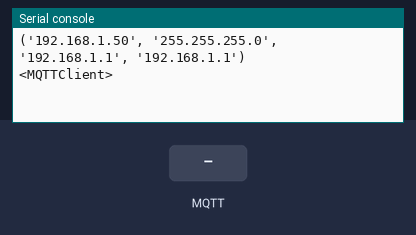
Simulated run of this program. Board: ESP32 board running MicroPython. Parts: the last lines printed to the serial console. Inputs (shaded band) come from the test bench. WiFi joins after 1.5 s; no MQTT or app messages arrive unless stated.

Above: at 3.3 s.
3.4 s: MQTT message "0.0.0.0" arrives on the first subscribed topic
At 3.9 s:
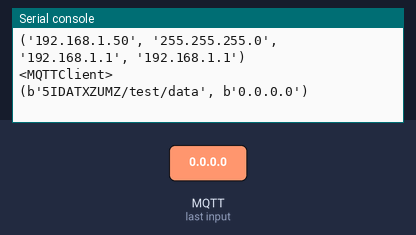
4.9 s: MQTT message "on" arrives on the first subscribed topic
At 6.2 s:
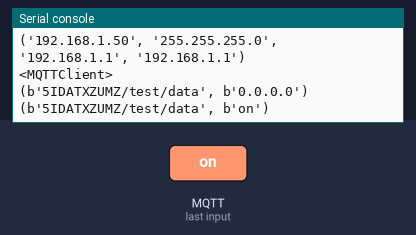
7.9 s: MQTT message "off" arrives on the first subscribed topic
At 8.5 s:
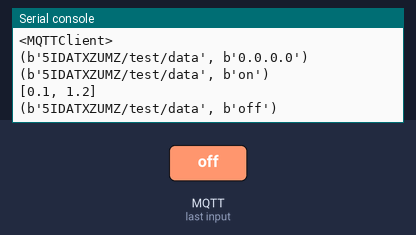

The program:

tx.py
```python
from umqtt.simple import MQTTClient
from machine import Pin
import network
import time
import machine
# import dht
from machine import Timer

SSID="ywzywz"
PASSWORD="12345678"

SERVER ='5IDATXZUMZtest.iotcloud.tencentdevices.com'  #MQTT Server: [clientID].iotcloud.tencentdevices.com
CLIENT_ID = "5IDATXZUMZtest"   # ---->  client ID
#PORT=1883
username='5IDATXZUMZtest;12010126;FAYIG;1641340807'
password='6324f24dd9fa19b0cb3409c50887ce7422b3a310b803d4705c325f710db0a727;hmacsha256'

publish_TOPIC = '5IDATXZUMZ/test/data'  #网页的权限列表里看
subscribe_TOPIC ='5IDATXZUMZ/test/data'

client=None
mydht=None

def sub_cb(topic, msg):
    print((topic, msg))

def connectWifi(ssid,passwd):
    global wlan
    wlan=network.WLAN(network.STA_IF)         #create a wlan object
    wlan.active(True)                         #Activate the network interface
    wlan.disconnect()                         #Disconnect the last connected WiFi
    wlan.connect(ssid,passwd)                 #connect wifi
    while(wlan.ifconfig()[0]=='0.0.0.0'):
        time.sleep(1)
    print(wlan.ifconfig())

def apptimerevent(mytimer):
    try:
        sensordata=ReadTemHum()
        mymessage='{"CurrentTemperature": %d ,"CurrentHumidity": %d }'%(sensordata[0],sensordata[1])
        client.publish(topic=publish_TOPIC,msg= mymessage, retain=False, qos=0)
    except Exception as ex_results2:
        print('exception',ex_results2)
        mytimer.deinit()
#     finally:
#         machine.reset()
#
# #Catch exceptions,stop program if interrupted accidentally in the 'try'
def ReadTemHum():
    # mydht.measure()
    # tem=mydht.temperature()
    # hum=mydht.humidity()
    # data=[tem,hum]
    data = [0.1,1.2]
    print(data)

    return data

if __name__=='__main__':
    try:
        # mydht=dht.DHT11(machine.Pin(4))
        connectWifi(SSID,PASSWORD)
        client = MQTTClient(CLIENT_ID, SERVER,0,username,password,60)     #create a mqtt client
        print(client)
        client.set_callback(sub_cb)                         #set callback
        client.connect()                                    #connect mqtt
        client.subscribe(subscribe_TOPIC)                   #client subscribes to a topic
        mytimer=Timer(0)
        mytimer.init(mode=Timer.PERIODIC, period=5000,callback=apptimerevent)
        while True:
            client.wait_msg()                            #wait message

    except Exception  as ex_results:
        print('exception1',ex_results)
    finally:
        if(client is not None):
            client.disconnect()
        wlan.disconnect()
        wlan.active(False)
```

Measured:
- after the input at 3.4 s, the serial console: prints a new line at once (image 1)
- after the input at 4.9 s, the serial console: prints a new line at once (image 2)
- after the input at 7.9 s, the serial console: prints a new line at once (image 3)
